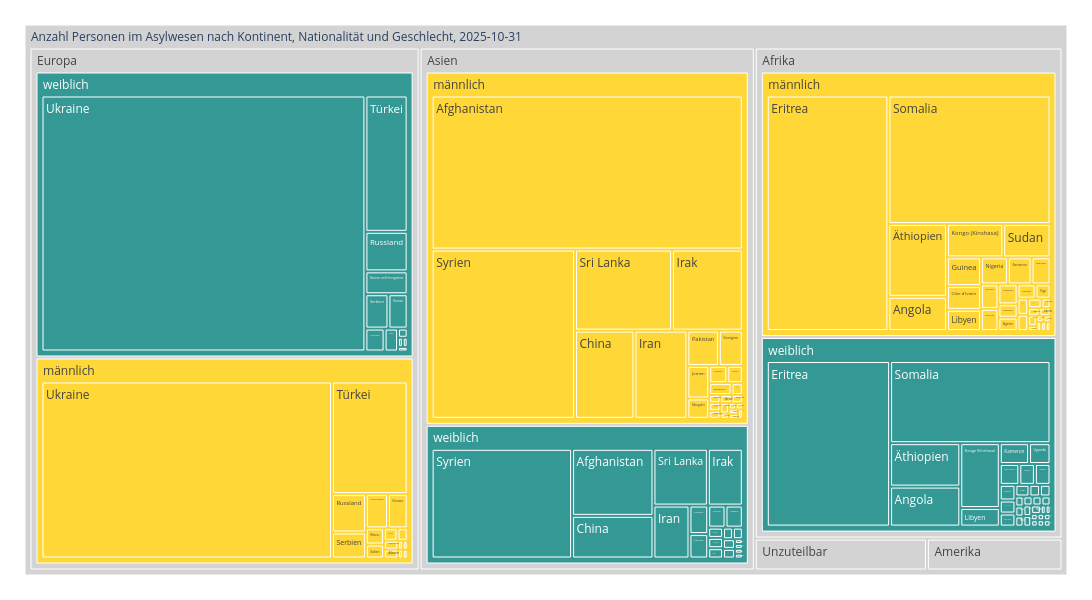

Source (notebook cell):
### Code cell
treeMap3 = mypy_dv.plot_px_treemap(
    data=data2betested.loc[[data_min_date,data_max_date]]
    ,levels=['KontinentLang','SexLang','NationHistLang'] #, 'AufenthaltsstatusLang'
    ,values="Anzahl"
    ,color="SexLang"
    #, color_continuous_scale='Blues'
    ,color_discrete_map=sex_color
    ,height=600
    ,width=1100               
    #,margin_val_bottom=25
    ,myHeaderTitle=f"Anzahl Personen im Asylwesen nach Kontinent, Nationalität und Geschlecht, {data_max_date.strftime('%Y-%m-%d')}"
)
treeMap3

### Figure 1 — Plotly figure (JSON) as saved in the notebook; plotly's stock layout.template omitted (floating-point values rounded to 4 significant figures; data arrays with more than 128 entries replaced by an {"elided": "..."} marker saying what was removed)
{"data": [{"branchvalues": "total", "customdata": {"elided": "181x1 str values"}, "domain": {"x": [0, 1], "y": [0, 1]}, "hovertemplate": "%{label}<br><br>Anzahl:<br>%{value}<extra></extra>", "ids": {"elided": "181 str values"}, "labels": {"elided": "181 str values"}, "marker": {"colors": {"elided": "181 str values"}}, "name": "", "parents": {"elided": "181 str values"}, "root": {"color": "grey"}, "type": "treemap", "values": {"elided": "181 int values"}}], "layout": {"height": 600, "legend": {"tracegroupgap": 0}, "margin": {"b": 25, "l": 25, "r": 25, "t": 25}, "width": 1100}}
